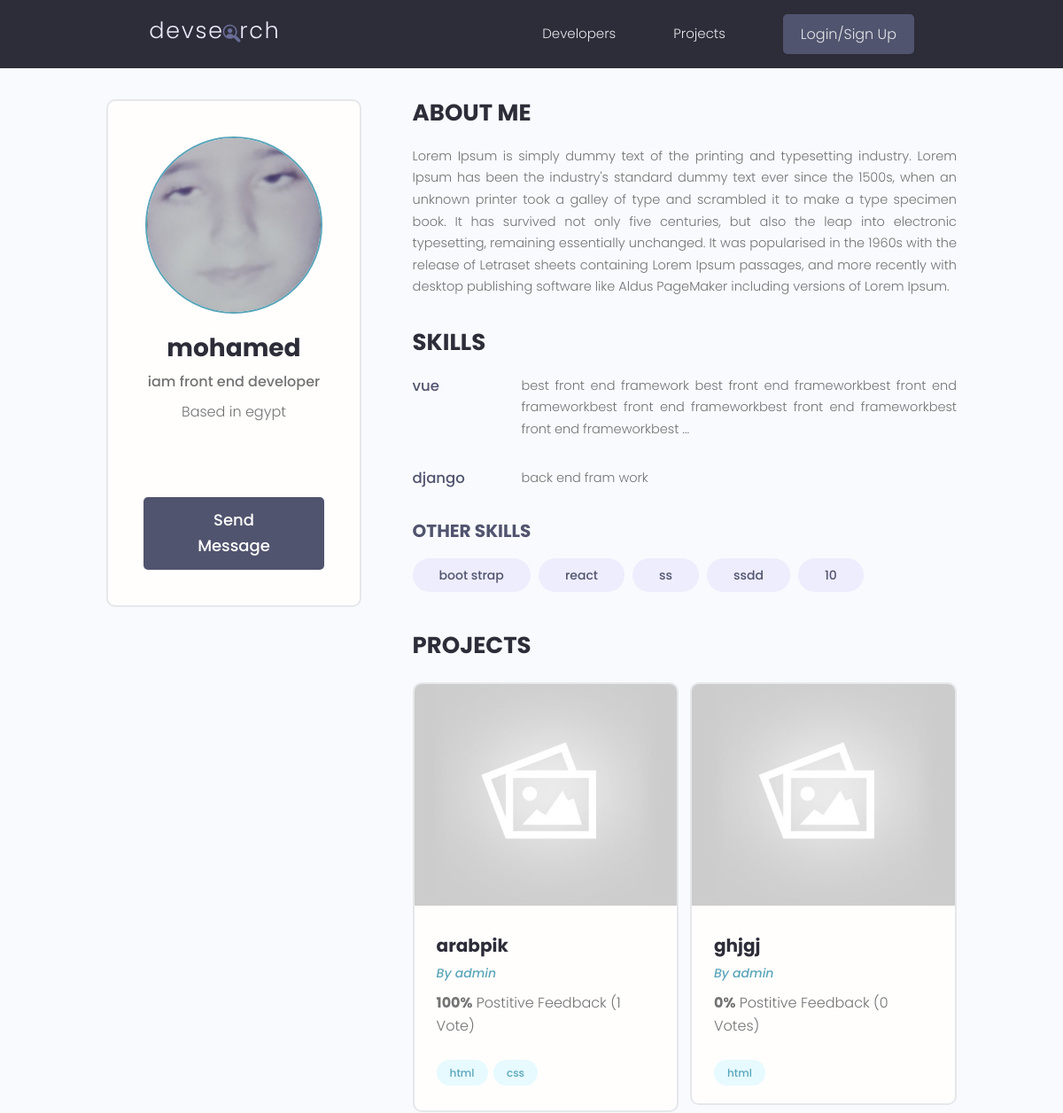
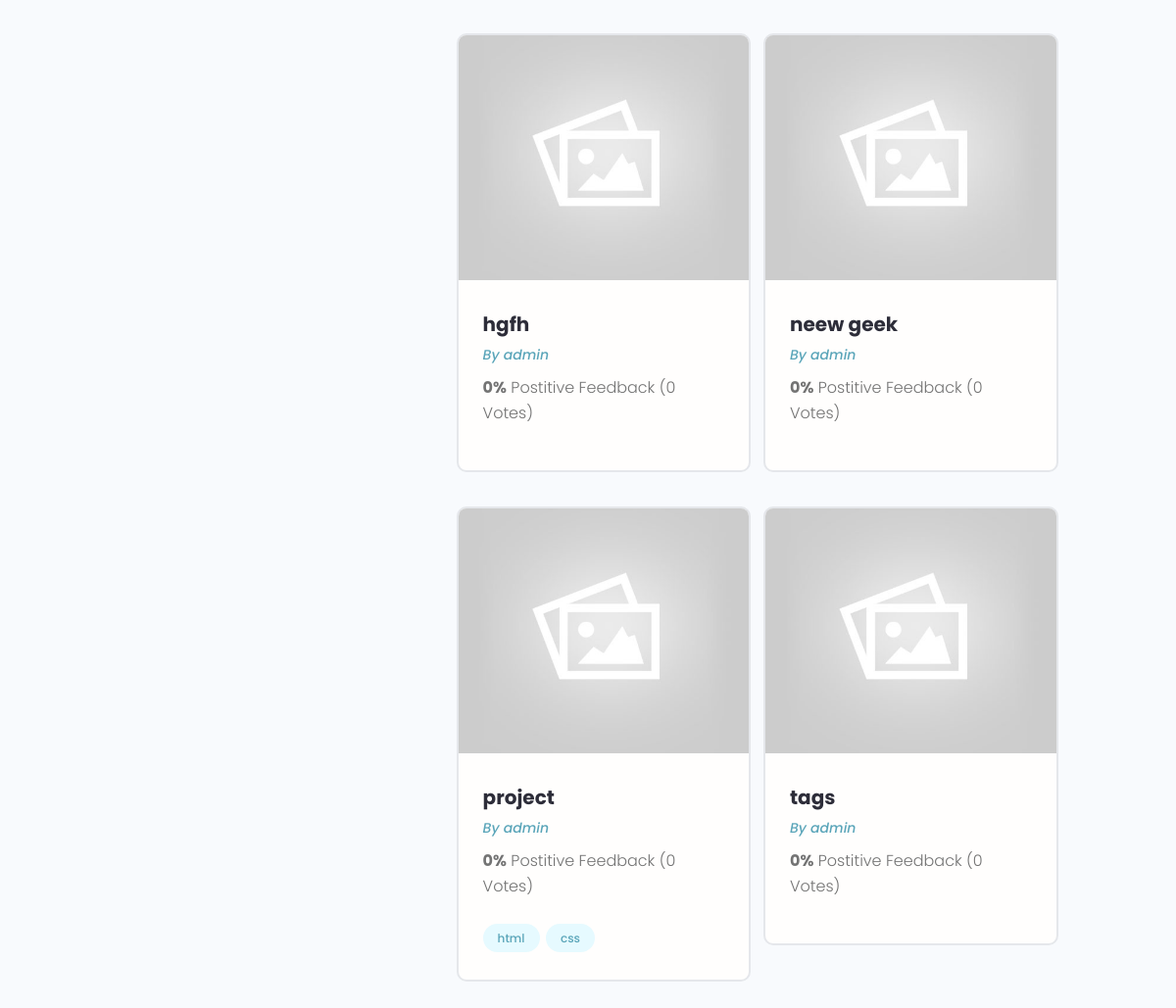
Page /profile/0748c0b3-2df6-4669-8013-1fe528268a94 on the committed database (2 pictures, top to bottom).
### users/models.py (models this page shows)
class Profile(models.Model):
    id = models.UUIDField(default=uuid.uuid4, unique=True,
                            primary_key=True, editable=False)
    user = models.OneToOneField(
        User, null=True, blank=True, on_delete=models.CASCADE, related_name='user')
    name = models.CharField(max_length=200, null=True, blank=True)
    user_name = models.CharField(max_length=200, null=True, blank=True)
    email = models.EmailField(null=True, blank=True)
    headline = models.CharField(max_length=800, null=True, blank=True)
    bio = models.TextField(null=True, blank=True)
    location = models.CharField(max_length=200, null=True, blank=True)
    profile_image = models.ImageField(
        null=True, blank=True, upload_to="profiles/", default="profiles/user-default.png")
    social_github = models.URLField(max_length=200, null=True, blank=True)
    social_twitter = models.URLField(max_length=200, null=True, blank=True)
    social_linkedin = models.URLField(max_length=200, null=True, blank=True)
    social_youtube = models.URLField(max_length=200, null=True, blank=True)
    social_website = models.URLField(max_length=200, null=True, blank=True)
    reviews = models.ManyToManyField(User, blank=True, related_name='reviews')
    reviews_counter = models.IntegerField(default=0, null=True, blank=True)
    created = models.DateTimeField(auto_now_add=True)
    is_saved = True
    def __init__(self, *args, **kwargs):
        super().__init__(*args, **kwargs)
        fixImage(Profile, self, 'profile_image', 'profiles/user-default.png')
    def calcReviews(self, request):
        user = request.user
        if user.is_authenticated and user != self.user:
            status = self.reviews.filter(username=user.username).exists()
            if not status:
                self.reviews.add(user)
                self.reviews_counter += 1
                self.save()
    def __str__(self):
        return str(self.user.username)
    class Meta:
        ordering = ["-reviews_counter"]

class Skill(models.Model):
    id = models.UUIDField(default=uuid.uuid4, unique=True,
                            primary_key=True, editable=False)
    owner = models.ForeignKey(Profile, on_delete=models.CASCADE)
    name = models.CharField(max_length=200, null=True, blank=True)
    description = models.TextField(null=True, blank=True)
    created = models.DateTimeField(auto_now_add=True)
    def __str__(self):
        return self.name

### projects/models.py (models this page shows, shortened)
class Project(models.Model):
    id = models.UUIDField(default=uuid.uuid4, unique=True, primary_key=True, editable=False)
    owner = models.ForeignKey(Profile, null=True, blank=True, on_delete=models.SET_NULL)
    title = models.CharField(max_length=2000)
    description = models.TextField(null=True, blank=True)
    image = models.ImageField(null=True, blank=True, default="default.jpg")
    tags = models.ManyToManyField('Tag', blank=True)
    demo_link = models.URLField(max_length=2000, null=True, blank=True)
    source_link = models.URLField(max_length=2000, null=True, blank=True)
    vote_total = models.IntegerField(default=0, null=True, blank=True)
    vote_ratio = models.IntegerField(default=0, null=True, blank=True)
    created = models.DateTimeField(auto_now_add=True)
    def __init__(self, *args, **kwargs):
        super().__init__(*args, **kwargs)
        fixImage(Project, self, 'image', 'default.jpg')
    class Meta:
        ordering = ["-vote_ratio", "-vote_total", "title"]

class Tag(models.Model):
    id = models.UUIDField(default=uuid.uuid4, unique=True, primary_key=True, editable=False)
    name = models.CharField(max_length=300)
    created = models.DateTimeField(auto_now_add=True)
    def __str__(self):
        return self.name

### users/views.py (the view)
# urls.py: path('profile/<str:pk>', views.userProfile, name="user-profile"),
def userProfile(request, pk):
    profile = Profile.objects.get(id=pk)
    topSkills = profile.skill_set.exclude(description="")
    otherSkills = profile.skill_set.filter(description="")
    profile.calcReviews(request)
    context = {
        "profile": profile,
        "topSkills": topSkills,
        "otherSkills": otherSkills
    }
    return render(request, "users/user_profile.html", context)

### utils/fixImage.py (called while the page is built)
def fixImage(parent, self, name, path):
    if not getattr(self, name):
        image = {
            name: path
        }
        parent.objects.filter(id=self.id).update(**image)
        setattr(self, name, {
            'url': f'/media/{path}'
        })

### users/templates/users/user_profile.html (shortened to what this page needs)
{% extends "main.html" %}
{% block content %}
<main class="profile my-md">
    <div class="container">
        <div class="layout">
            <div class="column column--1of3">
                <div class="card text-center">
                    <div class="card__body dev">
                        <img class="avatar avatar--xl" src="{{profile.profile_image.url}}" />
                        <h2 class="dev__name">{{profile.name}}</h2>
                        <p class="dev__title">{{profile.headline}}</p>
                        {% if profile.location %}
                        <p class="dev__location">Based in {{profile.location}}</p>
                        {% endif %}
                        <ul class="dev__social">
                        </ul>
                        {% if profile != request.user.profile %}
                            <a href="{% url 'send-message' profile.id %}" class="btn btn--sub btn--lg">Send Message </a>
                        {% endif %}
                    </div>
                </div>
            </div>
            <div class="column column--2of3">
                <div class="devInfo">
                    <h3 class="devInfo__title">About Me</h3>
                    <p class="devInfo__about">
                        {{profile.bio}}
                    </p>
                </div>
                <div class="devInfo">
                    <h3 class="devInfo__title">Skills</h3>
                    <div class="devInfo__skills">
                        {% for skill in topSkills %}
                        <div class="devSkill">
                            <h4 class="devSkill__title">{{skill.name}}</h4>
                            <p class="devSkill__info">
                                {% if skill.description|length > 150 %}
                                    {{skill.description|slice:"150"}}...
                                {% else %}
                                    {{skill.description}}
                                {% endif %}
                            </p>
                        </div>
                        {% endfor %}
                        <h3 class="devInfo__subtitle">Other Skills</h3>
                        <div class="devInfo__otherSkills">
                            {% for skill in otherSkills %}
                            <span class="tag tag--pill tag--sub tag--lg">
                                <small>{{skill}}</small>
                            </span>
                            {% endfor %}
                        </div>
                    </div>
                </div>
                <div class="devInfo">
                    <h3 class="devInfo__title">Projects</h3>
                    <div class="grid grid--two">
                        {% for project in profile.project_set.all %}
                        <div class="column">
                            <div class="card project">
                                <a href="{% url 'project' project.id %}" class="project">
                                    <img class="project__thumbnail" src="{{project.image.url}}"
                                        alt="project thumbnail" />
                                    <div class="card__body">
                                        <h3 class="project__title">{{project.title}}</h3>
                                        <p><a class="project__author" href="{% url 'user-profile' profile.id %}">By
                                                {{profile}}</a></p>
                                        <p class="project--rating">
                                            <span style="font-weight: bold;">{{project.vote_ratio}}%</span> Postitive
                                            Feedback ({{project.vote_total}} Vote{{project.vote_total|pluralize}})
                                        </p>
                                        <div class="project__tags">
                                            {% for tag in project.tags.all|slice:"5" %}
                                            <span class="tag tag--pill tag--main">
                                                <small>{{tag}}</small>
                                            </span>
                                            {% endfor %}
                                        </div>
                                    </div>
                                </a>
                            </div>
                        </div>
                        {% endfor %}
                    </div>
                </div>
            </div>
        </div>
    </div>
</main>
{% endblock %}

### static/styles/app.css (style rules this page uses)
:root { --color-sub: #2d2d39; }
.btn--sub { background-color: var(--color-sub-light); }
.card { border: 2px solid var(--color-light); }
img { width: 100%; }
.profile .card > .dev { padding: 4rem; }
.dev__name { color: var(--color-sub); font-size: 2.8rem; font-weight: 700; margin-top: 1rem; margin-bottom: 0.5rem; }
.dev__title { font-size: 1.6rem; font-weight: 500; line-height: 1.3; }
.dev__location { margin-top: 1rem; }
.dev__social { margin: 3rem 0; list-style: none; display: flex; justify-content: center; gap: 1.5rem; }
.devInfo { margin-bottom: 3rem; }
.devInfo__title, .devInfo__subtitle { font-size: 2.6rem; color: var(--color-sub); text-transform: uppercase; font-weight: 700; margin-bottom: 1.5rem; }
.devInfo__subtitle { font-size: 2rem; color: var(--color-sub-light); }
.devInfo__about, .devSkill__info { font-size: 1.45rem; line-height: 1.7; text-align: justify; }
.devSkill { margin-bottom: 3rem; }
.devSkill__title { font-size: 1.65rem; font-weight: 500; color: var(--color-sub-light); }
@media screen and (min-width: 700px) { .devSkill { display: flex; justify-content: space-between; gap: 3rem; } }
@media screen and (min-width: 700px) { .devSkill__info { flex-basis: 80%; } }
.project__author { font-size: 1.4rem; font-style: italic; }
.project--rating { margin-bottom: 1.6em; margin-top: .5em; }
.project__thumbnail { height: 25rem; object-fit: cover; object-position: top center; }
.project__title { font-size: 2rem; font-weight: 700; color: var(--color-sub); }

### static/uikit/styles/modules/_variables.css (style rules this page uses)
:root { --color-main: #5aa5b9; --color-main-light: #e6faff; --color-sub: #3f4156; --color-sub-light: #51546e; --color-sub-lighter: #ededfd; --color-text: #737373; --color-gray: #8b8b8b; --color-light: #e5e7eb; --color-light-gray: #767676; --color-bg: #f8fafd; --color-white: #fffefd; --color-white-light: #f3f3f3; --color-success: #359e64; --color-success-bg: #def8e8; --color-error: #fc4b0b; --color-error-bg: #fff2ee; --font-base: 'Poppins', arial, helvetica, 'Segoe UI', roboto, ubuntu, sans-serif; --font-monospace: 'Fira Code', 'Courier New', courier, monospace; --font-regular: 300; --font-medium: 500; --font-bold: 700; --generic-shadow: 1px 1px 5px #00000010; --generic-transition: all 0.3s ease-in-out; }

### static/uikit/styles/modules/_base.css (style rules this page uses)
* { margin: 0; padding: 0; box-sizing: border-box; text-rendering: optimizeLegibility; color: inherit; font-size: inherit; }
html { font-size: 50%; }
@media only screen and (min-width: 480px) { html { font-size: 56.25%; } }
@media only screen and (min-width: 1200px) { html { font-size: 62.5%; } }
body { line-height: 1.6; font-weight: 400; font-size: 1.5rem; color: var(--color-text); background-color: var(--color-bg); min-height: 100vh; }

### static/uikit/styles/modules/_typography.css (style rules this page uses)
* { font-family: var(--font-base); }
h2 { font-size: 3.6rem; font-weight: var(--font-bold); }
h3 { font-size: 3.2rem; font-weight: var(--font-medium); }
h4 { font-size: 2.8rem; font-weight: var(--font-medium); }
p, span, strong { font-size: 1.6rem; color: var(--color-text); font-weight: var(--font-regular); }
a { padding-bottom: 2px; text-decoration: none; display: inline-block; color: var(--color-main); font-weight: var(--font-medium); }

### static/uikit/styles/modules/_utilities.css (style rules this page uses)
.container { width: 92%; max-width: 165rem; margin: 0 auto; box-sizing: border-box; }
@media screen and (min-width: 1000px) { .container { width: 90%; } }
@media screen and (min-width: 1200px) { .container { width: 80%; } }
.text-center { text-align: center; }
.my-md { margin: 3rem auto; }

### static/uikit/styles/modules/_avatar.css (style rules this page uses)
.avatar { border-radius: 50%; border: 2px solid var(--color-main); object-fit: cover; }
.avatar--xl { height: 20rem; width: 20rem; }

### static/uikit/styles/modules/_button.css (style rules this page uses)
.btn { display: inline-block; position: relative; cursor: pointer; background-color: var(--color-light); font-weight: var(--font-medium); color: var(--color-sub); text-decoration: none; padding: 1rem 2rem; border-radius: 0.5rem; border: none; width: -webkit-fit-content; width: -moz-fit-content; width: fit-content; height: -webkit-fit-content; height: -moz-fit-content; height: fit-content; font-size: 1.6rem; outline-width: 0; outline-color: transparent; -webkit-backface-visibility: hidden; backface-visibility: hidden; transition: all 0.3s ease-in-out; }
.btn--sub { background-color: var(--color-sub); color: var(--color-white); }
.btn--lg { font-size: 1.8rem; padding: 1.2rem 4.5rem; }

### static/uikit/styles/modules/_card.css (style rules this page uses)
.card { border-radius: 1rem; background-color: var(--color-white); border: 1.5px solid var(--color-light); width: auto; height: auto; margin-top: 0.5rem; margin-bottom: 0.5rem; overflow: hidden; }
.card__body, .card__header { padding: 2rem 2.5rem; }

### rows in the picture
Profile: profile_image (picture), name "mohamed", headline "iam front end developer", location "egypt", bio "Lorem Ipsum is simply dummy text of the printing and typesetting industry. Lorem Ipsum has been the industry's standard dummy text ever since the 1500s, when an unknown printer took a galley of type and scrambled it to make a type specimen book. It has survived not only five centuries, but also the leap into electronic typesetting, remaining essentially unchanged. It was popularised in the 1960s with the release of Letraset sheets containing Lorem Ipsum passages, and more recently with desktop publishing software like Aldus PageMaker including versions of Lorem Ipsum.", user.username "admin"
Skill: name "vue", description "best front end framework best front end frameworkbest front end frameworkbest front end frameworkbest front end frameworkbest front end frameworkbest"
Skill: name "django", description "back end fram work"
Skill: name "boot strap"
Skill: name "react"
Skill: name "ss"
Skill: name "ssdd"
Skill: name "10"
Project: image (placeholder picture), title "arabpik", vote_ratio "100", vote_total "1"
Tag: name "html"
Tag: name "css"
Project: image (placeholder picture), title "ghjgj", vote_ratio "0", vote_total "0"
Project: image (placeholder picture), title "hgfh", vote_ratio "0", vote_total "0"
Project: title "neew geek", vote_ratio "0", vote_total "0"
Project: image (placeholder picture), title "project", vote_ratio "0", vote_total "0"
Project: image (placeholder picture), title "tags", vote_ratio "0", vote_total "0"
